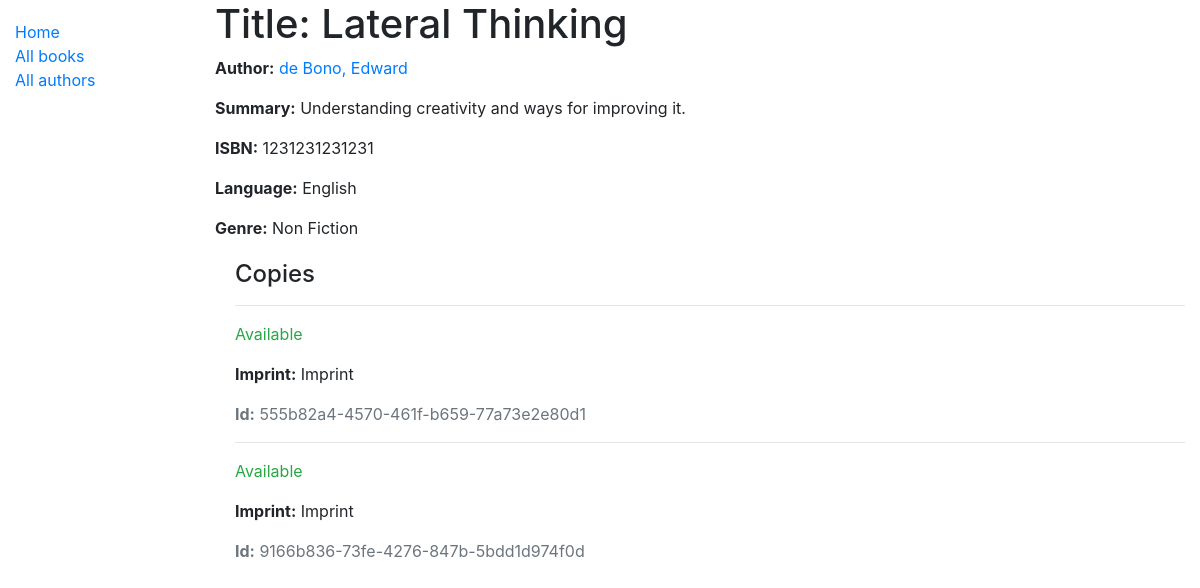
/catalog/book/1, run on the app's committed database.
### catalog/models.py (models this page shows, shortened)
class CatalogModel(models.Model):
    created_at = models.DateTimeField(auto_now_add=True, null=True)
    updated_at = models.DateTimeField(auto_now=True, null=True)
    class Meta:
        abstract = True

class Book(CatalogModel):
    title = models.CharField(max_length=200)
    author = models.ForeignKey(Author, on_delete=models.SET_NULL, null=True)
    summary = models.TextField(max_length=1000, help_text='Enter a brief description of the book')
    isbn = models.CharField('ISBN', max_length=13, unique=True,
                             help_text='13 Character <a href="https://www.isbn-international.org/content/what-isbn">ISBN number</a>')
    genre = models.ManyToManyField(Genre, help_text='Select a genre for this book')
    language = models.ForeignKey(Language, null=True, on_delete=SET_NULL)
    def display_genre(self):
        """This is a less costly way to display genre in Books on admin site
        Genre is added as a string
        """
        return ', '.join(genre.name for genre in self.genre.all()[:3])
    display_genre.short_description = 'Genre'

class Author(CatalogModel):
    first_name = models.CharField(max_length=100)
    last_name = models.CharField(max_length=100)
    date_of_birth = models.DateField(null=True, blank=True)
    date_of_death = models.DateField('Died', null=True, blank=True)
    class Meta:
        ordering = ['last_name', 'first_name']
    def get_absolute_url(self):
        return reverse('author-detail', args=[str(self.id)])
    def __str__(self):
        return f'{self.last_name}, {self.first_name}'

class Language(CatalogModel):
    language = models.CharField(max_length=100, help_text='Enter a language for the book (e.g. English)', blank=False)
    class Meta:
        ordering = ['language']
    def __str__(self):
        return self.language

class Genre(CatalogModel):
    name = models.CharField(max_length=200, help_text='Enter a book genre (e.g. Science Fiction)', blank=False)
    def __str__(self):
        return self.name

class BookInstance(CatalogModel):
    id = models.UUIDField(primary_key=True, default=uuid.uuid4, help_text='Unique ID for this particular book across whole library')
    book = models.ForeignKey('Book', on_delete=models.RESTRICT, null=True)
    imprint = models.CharField(max_length=200)
    due_back = models.DateField(null=True, blank=True)
    LOAN_STATUS = (
        ('m', 'Maintenance'),
        ('o', 'On loan'),
        ('a', 'Available'),
        ('r', 'Reserved'),
    )
    status = models.CharField(
        max_length=1,
        choices=LOAN_STATUS,
        blank=True,
        default='m',
        help_text='Book availability',
    )
    class Meta:
        ordering = ['due_back']

### catalog/views.py (the view)
# urls.py: path('book/<int:pk>', views.BookDetailView.as_view(), name='book-detail'),
class BookDetailView(generic.DetailView):
    model = Book

### catalog/templates/catalog/book_detail.html (shortened to what this page needs)
{% extends "common_html.html" %}
{% block content %}
  <h1>Title: {{ book.title }}</h1>
  <p><strong>Author:</strong> <a href="{{ book.author.get_absolute_url }}">{{ book.author }}</a></p>
  <p><strong>Summary:</strong> {{ book.summary }}</p>
  <p><strong>ISBN:</strong> {{ book.isbn }}</p>
  <p><strong>Language:</strong> {{ book.language }}</p>
  <p><strong>Genre:</strong> {{ book.genre.all|join:", " }}</p>
  <div style="margin-left:20px;margin-top:20px">
    <h4>Copies</h4>
    {% for copy in book.bookinstance_set.all %}
      <hr>
      <p class="{% if copy.status == 'a' %}text-success{% elif copy.status == 'm' %}text-danger{% else %}text-warning{% endif %}">
        {{ copy.get_status_display }}
      </p>
      <p><strong>Imprint:</strong> {{ copy.imprint }}</p>
      <p class="text-muted"><strong>Id:</strong> {{ copy.id }}</p>
    {% endfor %}
  </div>
{% endblock %}

### data on the page
Book: title "Lateral Thinking", author "de Bono, Edward", summary "Understanding creativity and ways for improving it.", isbn "1231231231231", language "English", genre.all "Non Fiction"
BookInstance: status "Available", imprint "Imprint", id "555b82a4-4570-461f-b659-77a73e2e80d1"
BookInstance: status "Available", imprint "Imprint", id "9166b836-73fe-4276-847b-5bdd1d974f0d"
